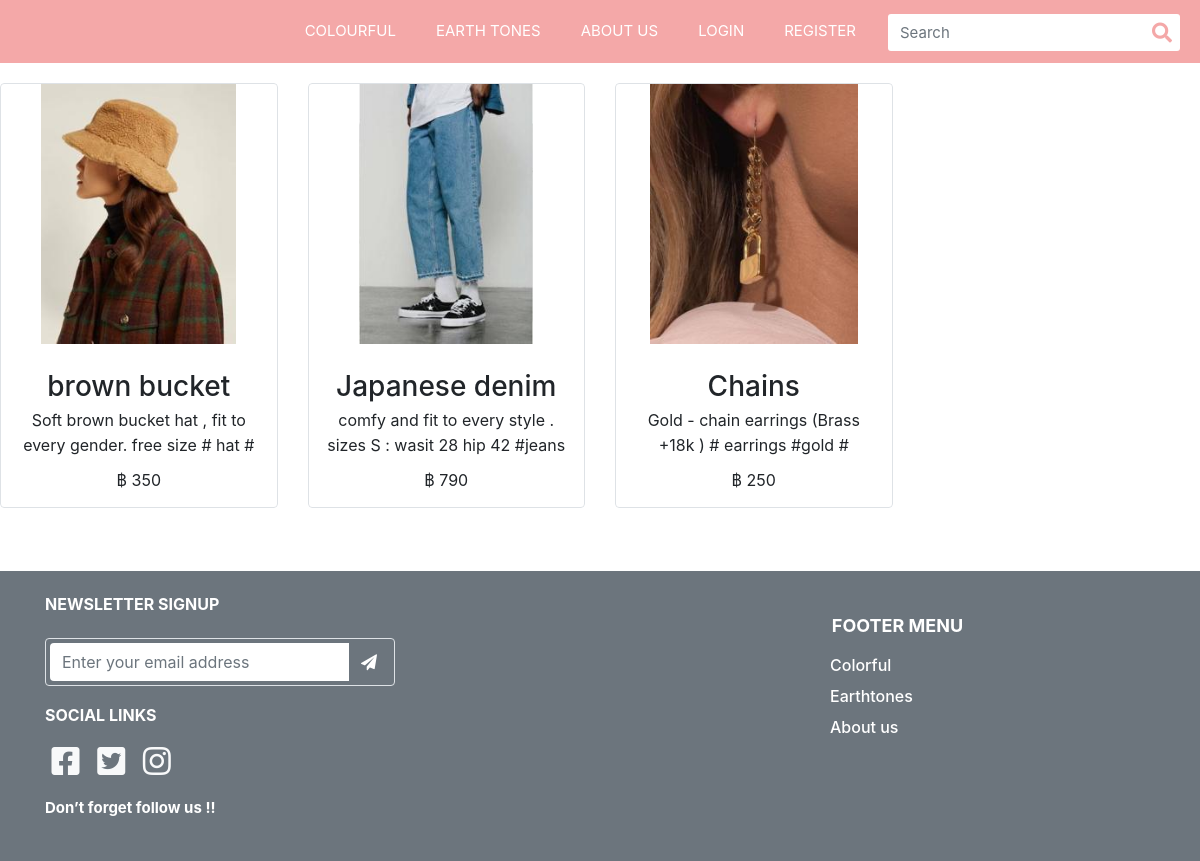
Page /Earthtone on the earlier database version.
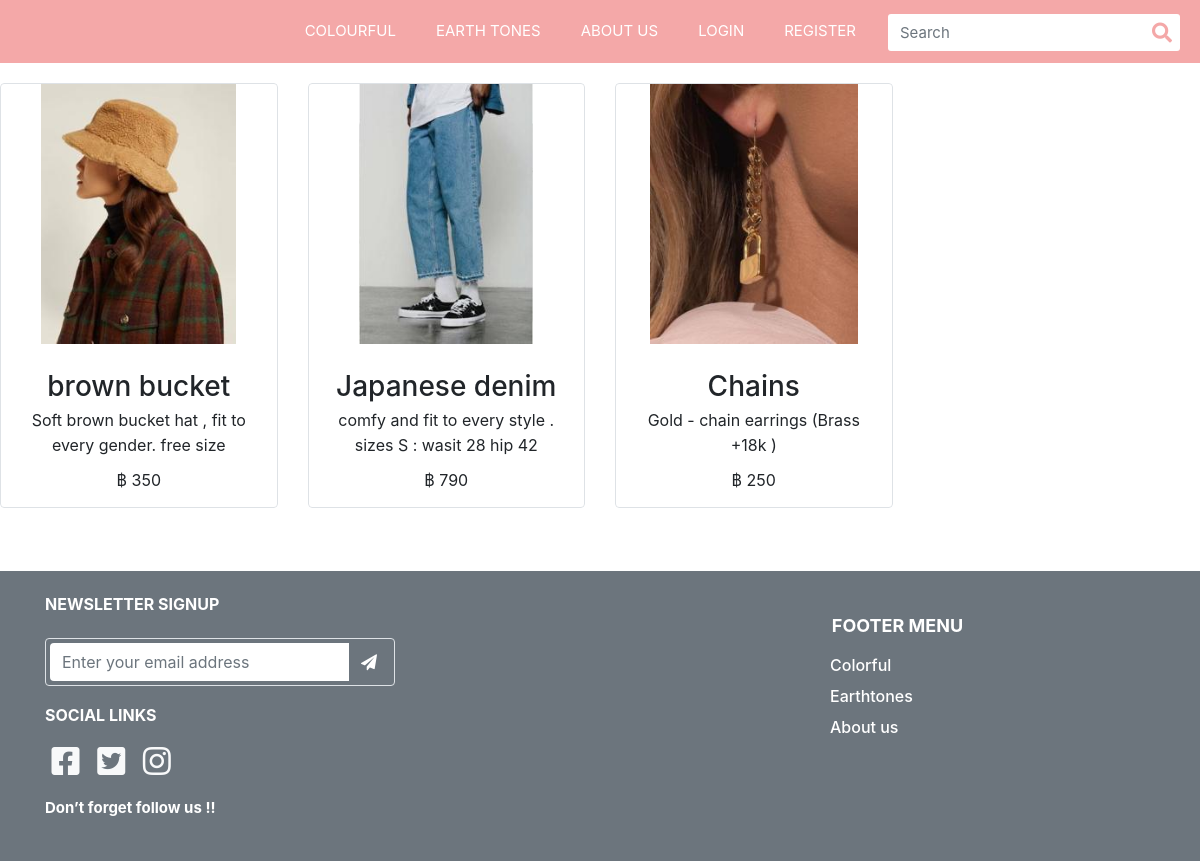
Same page on the later database version.
### item/models.py (models this page shows, shortened)
class Item(models.Model):
    name = models.CharField(max_length=300)
    detail = models.TextField(max_length=1000)
    slug = models.SlugField(unique=True,default=None)
    img = models.ImageField(default='default_item.png', upload_to='item_pics')
    amount = models.PositiveIntegerField(default=0)
    category = models.ForeignKey(Category, on_delete=models.PROTECT,default=None)
    price = models.PositiveIntegerField(default=0)
    hashtag = models.TextField(max_length=100,default=None)
    class Meta:
        verbose_name_plural = "สินค้า"

### item/views.py (the view)
# urls.py: path('Earthtone',views.Earthtone,name='earthtone'),
def Earthtone(request):
    some_Earthtones = Category.objects.get(category="Earthtones")
    Item_Earthtones = Item.objects.all().filter(category=some_Earthtones).order_by('-name')
    context = {'Item_Earth': Item_Earthtones}
    return render(request,'EarthTone.html',context=context)

### template/EarthTone.html (shortened to what the changed rows need)
{% extends "1Navbar.html" %}
{% load static %}
{% block content %}
<!DOCTYPE html>
<html lang="en">
<head>
    <link rel="stylesheet" href="{% static 'css/COLORFUL.css' %}">
    <link rel="stylesheet" href="https://code.jquery.com/jquery-3.4.1.min.js" />
    <link rel="stylesheet" href="https://stackpath.bootstrapcdn.com/bootstrap/4.3.1/js/bootstrap.min.js" />
</head>
<body>
     <div class="productList1" id="productList1_">
        <div class="productWidget">
            <div class="row ">
                {% for item in Item_Earth %}
                <div class="item col-6 col-md-6 col-lg-3 mobileProductList1">
                    <div class="itemInner rounded" style="display: flex; overflow: hidden; width: 100%;">
                        <div class="thumbnail border rounded">
                            <div class="productImage rounded-top">
                                <img class="mx-auto"
                                    src="{{ item.img.url }}"
                                    alt="XOXO BonBon Liquid Matte Lip Limited Box Set "
                                    title="XOXO BonBon Liquid Matte Lip Limited Box Set " style="opacity: 1;">
                            </div>
                            <div class="productCaption">
                                <div class="productName">
                                    <h3 class="h3-hover">{{ item.name }}</h3>
                                </div>
                                <div class="productIntro">
                                    <p>{{ item.detail }} </p>
                                </div>
                                <div class="productPrice">
                                    <div class="ff-price fs-price fc-price">
                                        <span class="SpePrice">฿ {{ item.price }} </span>
                                    </div>
                                </div>
                            </div>
                        </div>
                    </div>
                </div>
                {% endfor %}
                </div>
            </div>
        </div>
</body>
</html>
</body>
</html>
{% endblock %}

Differences in the rows shown:
changed Item "brown bucket": detail "Soft brown bucket hat , fit to every gender. free size # hat #…" → "Soft brown bucket hat , fit to every gender. free size"
changed Item "Japanese denim": detail "comfy and fit to every style . sizes S : wasit 28 hip 42 #jeans…" → "comfy and fit to every style . sizes S : wasit 28 hip 42"
changed Item "Chains": detail "Gold - chain earrings (Brass +18k ) # earrings #gold #…" → "Gold - chain earrings (Brass +18k )"
